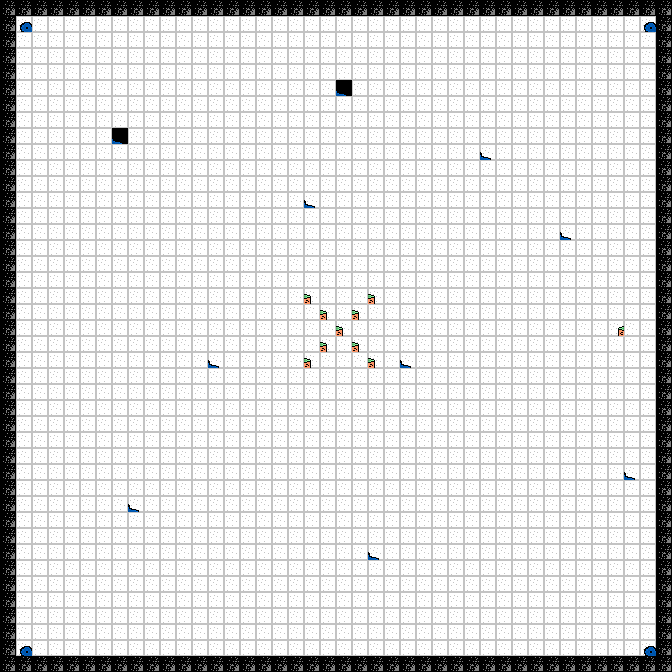

This is a level from a 2D game, rendered from its Tiled map with the project's own tilesets. A one-line summary and the map file follow, with tile-layer data summarised:
An orthogonal 42x42 tile map with 16x16 px tiles, 2 tile layers (Kachelebene 1, Kachelebene 2), 2 tilesets.

<map version="1.0" orientation="orthogonal" renderorder="right-down" width="42" height="42" tilewidth="16" tileheight="16">
 <tileset firstgid="1" name="tileset1" tilewidth="16" tileheight="16">
  <image source="graphics/tileset1.png" width="64" height="16" />
  <tile id="1">
   <properties>
    <property name="blocked" value="" />
   </properties>
  </tile>
 </tileset>
 <tileset firstgid="5" name="objects" tilewidth="16" tileheight="16">
  <image source="objects.png" trans="ffffff" width="64" height="16" />
  <tile id="0">
   <properties>
    <property name="heal" value="" />
   </properties>
  </tile>
  <tile id="1">
   <properties>
    <property name="decrease" value="" />
   </properties>
  </tile>
  <tile id="2">
   <properties>
    <property name="shoe" value="" />
   </properties>
  </tile>
  <tile id="3">
   <properties>
    <property name="small_heal" value="" />
   </properties>
  </tile>
 </tileset>
 <layer name="Kachelebene 1" width="42" height="42">
  <data>[1764 cells, 1764 non-empty, 3 distinct tile ids]</data>
 </layer>
 <layer name="Kachelebene 2" width="42" height="42">
  <data>[1764 cells, 22 non-empty, 4 distinct tile ids]</data>
 </layer>
</map>